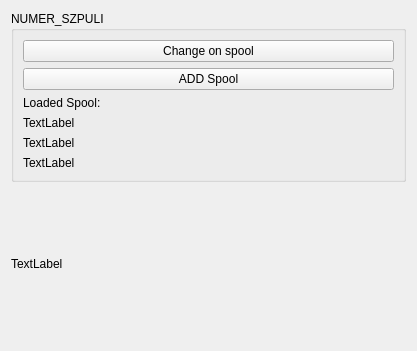
<?xml version="1.0" encoding="UTF-8"?>
<ui version="4.0">
 <class>SpoolWidget</class>
 <widget class="QWidget" name="SpoolWidget">
  <property name="geometry">
   <rect>
    <x>0</x>
    <y>0</y>
    <width>417</width>
    <height>351</height>
   </rect>
  </property>
  <property name="windowTitle">
   <string>Form</string>
  </property>
  <layout class="QGridLayout" name="gridLayout">
   <item row="0" column="0">
    <widget class="QGroupBox" name="frame">
     <property name="title">
      <string>NUMER_SZPULI</string>
     </property>
     <layout class="QGridLayout" name="gridLayout_3">
      <item row="2" column="0">
       <widget class="QPushButton" name="changeButton">
        <property name="text">
         <string>Change on spool</string>
        </property>
       </widget>
      </item>
      <item row="7" column="0">
       <widget class="QLabel" name="lenghtLabel">
        <property name="text">
         <string>TextLabel</string>
        </property>
       </widget>
      </item>
      <item row="4" column="0">
       <widget class="QLabel" name="label">
        <property name="text">
         <string>Loaded Spool:</string>
        </property>
       </widget>
      </item>
      <item row="3" column="0">
       <widget class="QPushButton" name="addSpoolButton">
        <property name="text">
         <string>ADD Spool</string>
        </property>
       </widget>
      </item>
      <item row="5" column="0">
       <widget class="QLabel" name="producerLabel">
        <property name="text">
         <string>TextLabel</string>
        </property>
       </widget>
      </item>
      <item row="6" column="0">
       <widget class="QLabel" name="colorLabel">
        <property name="text">
         <string>TextLabel</string>
        </property>
       </widget>
      </item>
     </layout>
    </widget>
   </item>
   <item row="1" column="0">
    <widget class="QLabel" name="label_5">
     <property name="text">
      <string>TextLabel</string>
     </property>
    </widget>
   </item>
  </layout>
 </widget>
 <resources/>
 <connections/>
</ui>
